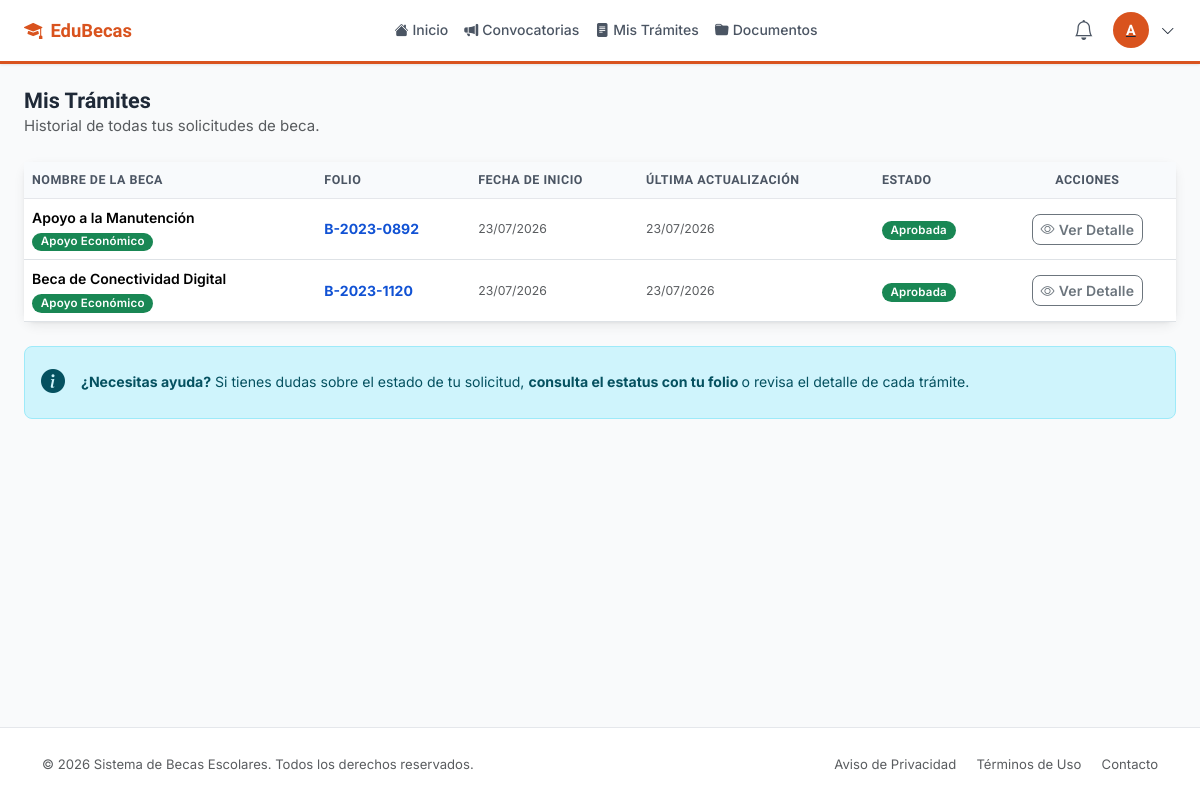
Screenshot of /index.php?c=student&a=tramites (signed in) with the database file from the repository.
### tables this page shows
CREATE TABLE IF NOT EXISTS `solicitudes` (
    `id`             INT UNSIGNED     NOT NULL AUTO_INCREMENT,
    `folio`          VARCHAR(20)      NOT NULL,
    `usuario_id`     INT UNSIGNED     NOT NULL,
    `beca_id`        INT UNSIGNED     NOT NULL,
    `estado`         ENUM('borrador','enviada','en_revision','aprobada','rechazada','cancelada') NOT NULL DEFAULT 'borrador',
    `paso_actual`    TINYINT UNSIGNED NOT NULL DEFAULT 1 COMMENT '1=Info personal, 2=Info académica, 3=Revisión',
    `comentarios`    TEXT             DEFAULT NULL COMMENT 'Comentarios del administrador',
    `motivo_rechazo` TEXT             DEFAULT NULL,
    `fecha_envio`    DATETIME         DEFAULT NULL,
    `fecha_resolucion` DATETIME       DEFAULT NULL,
    `revisado_por`   INT UNSIGNED     DEFAULT NULL,
    `created_at`     DATETIME         NOT NULL DEFAULT CURRENT_TIMESTAMP,
    `updated_at`     DATETIME         NOT NULL DEFAULT CURRENT_TIMESTAMP ON UPDATE CURRENT_TIMESTAMP,
    PRIMARY KEY (`id`),
    UNIQUE KEY `uq_solicitudes_folio` (`folio`),
    KEY `fk_solicitudes_usuario`  (`usuario_id`),
    KEY `fk_solicitudes_beca`     (`beca_id`),
    KEY `fk_solicitudes_revisor`  (`revisado_por`),
    CONSTRAINT `fk_solicitudes_usuario`  FOREIGN KEY (`usuario_id`)   REFERENCES `usuarios` (`id`),
    CONSTRAINT `fk_solicitudes_beca`     FOREIGN KEY (`beca_id`)      REFERENCES `becas` (`id`),
    CONSTRAINT `fk_solicitudes_revisor`  FOREIGN KEY (`revisado_por`) REFERENCES `usuarios` (`id`)
);

CREATE TABLE IF NOT EXISTS `becas` (
    `id`              INT UNSIGNED     NOT NULL AUTO_INCREMENT,
    `categoria_id`    TINYINT UNSIGNED NOT NULL,
    `nivel_id`        TINYINT UNSIGNED NOT NULL,
    `nombre`          VARCHAR(200)     NOT NULL,
    `descripcion`     TEXT             DEFAULT NULL,
    `monto`           DECIMAL(10,2)    NOT NULL DEFAULT 0.00,
    `tipo_monto`      ENUM('mensual','semestral','anual','pago_unico') NOT NULL DEFAULT 'mensual',
    `promedio_minimo` DECIMAL(3,1)     DEFAULT NULL,
    `cupo_maximo`     SMALLINT UNSIGNED DEFAULT NULL,
    `fecha_inicio`    DATE             NOT NULL,
    `fecha_fin`       DATE             NOT NULL,
    `fecha_publicacion` DATE           DEFAULT NULL,
    `estado`          ENUM('borrador','publicada','cerrada','suspendida') NOT NULL DEFAULT 'borrador',
    `imagen_url`      VARCHAR(255)     DEFAULT NULL,
    `requisitos`      TEXT             DEFAULT NULL,
    `documentos_req`  TEXT             DEFAULT NULL COMMENT 'JSON array of required document types',
    `creado_por`      INT UNSIGNED     NOT NULL,
    `created_at`      DATETIME         NOT NULL DEFAULT CURRENT_TIMESTAMP,
    `updated_at`      DATETIME         NOT NULL DEFAULT CURRENT_TIMESTAMP ON UPDATE CURRENT_TIMESTAMP,
    PRIMARY KEY (`id`),
    KEY `fk_becas_categoria` (`categoria_id`),
    KEY `fk_becas_nivel`     (`nivel_id`),
    KEY `fk_becas_creador`   (`creado_por`),
    CONSTRAINT `fk_becas_categoria` FOREIGN KEY (`categoria_id`) REFERENCES `categorias_beca` (`id`),
    CONSTRAINT `fk_becas_nivel`     FOREIGN KEY (`nivel_id`)     REFERENCES `niveles_educativos` (`id`),
    CONSTRAINT `fk_becas_creador`   FOREIGN KEY (`creado_por`)   REFERENCES `usuarios` (`id`)
);

CREATE TABLE IF NOT EXISTS `categorias_beca` (
    `id`          TINYINT UNSIGNED NOT NULL AUTO_INCREMENT,
    `nombre`      VARCHAR(80)      NOT NULL,
    `color_badge` VARCHAR(30)      DEFAULT 'primary',
    `icono`       VARCHAR(60)      DEFAULT 'bi-bookmark-star',
    PRIMARY KEY (`id`)
);

### controllers/Controller.php (called while the page is built, shortened)
<?php
require_once dirname(__DIR__) . '/includes/Session.php';
require_once dirname(__DIR__) . '/includes/helpers.php';
abstract class Controller
{
    protected array $data = [];
    protected function render(string $view, array $data = []): void
    {
        $data = array_merge($this->data, $data);
        extract($data, EXTR_SKIP);
        $viewFile = dirname(__DIR__) . "/views/{$view}.php";
        require $viewFile;
    }
}

### controllers/StudentController.php (called while the page is built, shortened)
<?php
require_once __DIR__ . '/Controller.php';
require_once dirname(__DIR__) . '/models/SolicitudModel.php';
class StudentController extends Controller
{
    private SolicitudModel $solicitudModel;
    public function __construct()
    {
        $this->solicitudModel = new SolicitudModel();
    }
    public function tramites(): void
    {
        $userId      = Session::get('user_id');
        $solicitudes = $this->solicitudModel->porUsuario($userId);
        $this->render('student/tramites', [
            'title'       => 'Mis Trámites',
            'solicitudes' => $solicitudes,
            'flash'       => Session::getFlash('success'),
        ]);
    }
}

### index.php (called while the page is built, shortened)
<?php
require_once __DIR__ . '/includes/Database.php';
require_once __DIR__ . '/includes/Session.php';
require_once __DIR__ . '/includes/helpers.php';
$controllerName = strtolower($_GET['c'] ?? 'auth');
$actionName     = $_GET['a'] ?? '';
$controllerRoutes = $routes[$controllerName];
$route = $controllerRoutes[$actionName] ?? $controllerRoutes[''] ?? null;
$controller      = new $controllerClass();
$isPost = $_SERVER['REQUEST_METHOD'] === 'POST';
$method = ($isPost && isset($route['post'])) ? $route['post'] : $route['method'];
$controller->$method();

### includes/Database.php (called while the page is built, shortened)
<?php
class Database
{
    private static ?Database $instance = null;
    private PDO $pdo;
    private function __construct()
    {
        $dsn = sprintf(
            'mysql:host=%s;port=%d;dbname=%s;charset=%s',
            DB_HOST, DB_PORT, DB_NAME, DB_CHARSET
        );
        $options = [
            PDO::ATTR_ERRMODE            => PDO::ERRMODE_EXCEPTION,
            PDO::ATTR_DEFAULT_FETCH_MODE => PDO::FETCH_ASSOC,
            PDO::ATTR_EMULATE_PREPARES   => false,
        ];
        try {
            $this->pdo = new PDO($dsn, DB_USER, DB_PASS, $options);
        } catch (PDOException $e) {
            error_log('DB Connection error: ' . $e->getMessage());
            die(json_encode([
                'success' => false,
                'message' => 'Error de conexión a la base de datos. Por favor contacte al administrador.'
            ]));
        }
    }
    public static function getInstance(): Database
    {
        if (self::$instance === null) {
            self::$instance = new self();
        }
        return self::$instance;
    }
    public function query(string $sql, array $params = []): PDOStatement
    {
        $stmt = $this->pdo->prepare($sql);
        $stmt->execute($params);
        return $stmt;
    }
}

### includes/Session.php (called while the page is built, shortened)
<?php
class Session
{
    public static function get(string $key, $default = null)
    {
        return $_SESSION[$key] ?? $default;
    }
}

### models/Model.php (called while the page is built, shortened)
<?php
require_once dirname(__DIR__) . '/includes/Database.php';
abstract class Model
{
    public function __construct()
    {
        $this->db = Database::getInstance();
    }
}

### models/SolicitudModel.php (called while the page is built, shortened)
<?php
require_once __DIR__ . '/Model.php';
require_once dirname(__DIR__) . '/includes/helpers.php';
class SolicitudModel extends Model
{
    public function porUsuario(int $usuarioId): array
    {
        return $this->db->query(
            "SELECT s.*, b.nombre AS beca_nombre, b.monto, b.tipo_monto,
                    c.nombre AS categoria, c.color_badge
             FROM solicitudes s
             JOIN becas b ON b.id = s.beca_id
             JOIN categorias_beca c ON c.id = b.categoria_id
             WHERE s.usuario_id = ?
             ORDER BY s.updated_at DESC",
            [$usuarioId]
        )->fetchAll();
    }
}

### views/student/tramites.php (the view, shortened to what this page needs)
<?php
require_once BASE_PATH . '/includes/partials/head.php';
?>
<?php require_once BASE_PATH . '/includes/partials/navbar_student.php'; ?>
<main class="flex-grow-1">
    <div class="container-fluid px-4 py-4">
        <div class="page-header mb-4">
            <h2 class="page-title">Mis Trámites</h2>
            <p class="text-muted">Historial de todas tus solicitudes de beca.</p>
        </div>
        <div class="card card-shadow">
            <div class="card-body p-0">
                <div class="table-responsive">
                    <table class="table table-hover align-middle mb-0">
                        <thead class="table-light">
                            <tr>
                                <th>Nombre de la Beca</th>
                                <th>Folio</th>
                                <th>Fecha de Inicio</th>
                                <th>Última Actualización</th>
                                <th>Estado</th>
                                <th class="text-center">Acciones</th>
                            </tr>
                        </thead>
                        <tbody>
                        <?php foreach ($solicitudes as $sol): ?>
                        <tr>
                            <td>
                                <div class="fw-semibold"><?= e($sol['beca_nombre']) ?></div>
                                <span class="badge bg-<?= e($sol['color_badge']) ?> small">
                                    <?= e($sol['categoria']) ?>
                                </span>
                            </td>
                            <td class="fw-bold text-primary"><?= e($sol['folio']) ?></td>
                            <td class="small text-muted"><?= formatDate($sol['created_at']) ?></td>
                            <td class="small text-muted"><?= formatDate($sol['updated_at']) ?></td>
                            <td><?= badgeEstado($sol['estado']) ?></td>
                            <td class="text-center">
                                <?php if ($sol['estado'] === 'borrador'): ?>
                                <a href="<?= BASE_URL ?>/index.php?c=student&a=registroPaso<?= $sol['paso_actual'] ?>&solicitud_id=<?= $sol['id'] ?>"
                                   class="btn btn-sm btn-student">
                                    <i class="bi bi-pencil me-1"></i>Continuar
                                </a>
                                <?php else: ?>
                                <a href="<?= BASE_URL ?>/index.php?c=student&a=tramiteDetalle&id=<?= $sol['id'] ?>"
                                   class="btn btn-sm btn-outline-secondary">
                                    <i class="bi bi-eye me-1"></i>Ver Detalle
                                </a>
                                <?php endif; ?>
                            </td>
                        </tr>
                        <?php endforeach; ?>
                        </tbody>
                    </table>
                </div>
            </div>
        </div>
        <div class="alert alert-info mt-4 d-flex align-items-center">
            <i class="bi bi-info-circle-fill me-3 fs-4"></i>
            <div>
                <strong>¿Necesitas ayuda?</strong> Si tienes dudas sobre el estado de tu solicitud,
                <a href="<?= BASE_URL ?>/index.php?c=student&a=consultaEstatus" class="alert-link">
                    consulta el estatus con tu folio
                </a> o revisa el detalle de cada trámite.
            </div>
        </div>
    </div>
</main>
<?php require_once BASE_PATH . '/includes/partials/footer_student.php'; ?>
<?php require_once BASE_PATH . '/includes/partials/footer_scripts.php'; ?>

### includes/helpers.php (shortened to what this page needs)
<?php
function e(string $str): string
{
    return htmlspecialchars($str, ENT_QUOTES | ENT_SUBSTITUTE, 'UTF-8');
}
function formatDate(string $date, string $format = 'd/m/Y'): string
{
    return date($format, strtotime($date));
}
function badgeEstado(string $estado): string
{
    $map = [
        'borrador'    => ['secondary', 'Borrador'],
        'enviada'     => ['info',      'Enviada'],
        'en_revision' => ['warning',   'En Revisión'],
        'aprobada'    => ['success',   'Aprobada'],
        'rechazada'   => ['danger',    'Rechazada'],
        'cancelada'   => ['dark',      'Cancelada'],
    ];
    [$color, $label] = $map[$estado] ?? ['secondary', ucfirst($estado)];
    return "<span class=\"badge bg-{$color}\">" . e($label) . "</span>";
}

### assets/css/style.css (style rules this page uses)
:root { --primary: #1152d4; --primary-dark: #0d3b9e; --primary-light: #e8efff; --accent: #d9531e; --accent-dark: #b84418; --accent-light: #fff3ec; --text-dark: #1f2937; --text-muted: #4b5563; --text-subtle: #94a3b8; --border: #e5e7eb; --bg: #f9fafb; --bg-card: #ffffff; --sidebar-bg: #101622; --sidebar-w: 260px; --shadow-sm: 0 1px 3px rgba(0,0,0,.06), 0 1px 2px rgba(0,0,0,.04); --shadow: 0 4px 12px rgba(0,0,0,.07), 0 1px 3px rgba(0,0,0,.05); --shadow-lg: 0 10px 30px rgba(0,0,0,.10), 0 2px 8px rgba(0,0,0,.06); --radius-sm: 6px; --radius: 8px; --radius-lg: 12px; --radius-xl: 16px; --font-heading: 'Lexend', sans-serif; --font-body: 'Inter', 'Lexend', sans-serif; }
*, *::before, *::after { box-sizing: border-box; }
body { font-family: var(--font-body); font-size: .9375rem; color: var(--text-dark); background: var(--bg); line-height: 1.6; -webkit-font-smoothing: antialiased; }
h1, h2, h3, h4, h5, h6, .h1, .h2, .h3, .h4, .h5, .h6, .font-heading { font-family: var(--font-heading); font-weight: 700; color: var(--text-dark); }
a { text-decoration: none; }
.text-primary { color: var(--primary) !important; }
.btn { font-family: var(--font-body); font-weight: 600; letter-spacing: .01em; transition: all .18s ease; }
.btn-outline-secondary { border-radius: var(--radius) !important; }
.card { border: 1px solid var(--border); border-radius: var(--radius-lg) !important; box-shadow: var(--shadow-sm); background: var(--bg-card); }
.card-shadow { border: none; border-radius: var(--radius-lg) !important; box-shadow: var(--shadow); background: var(--bg-card); }
.card-body { padding: 1.25rem; }
.table { font-size: .875rem; }
.table thead th { font-family: var(--font-heading); font-weight: 600; font-size: .78rem; letter-spacing: .04em; text-transform: uppercase; color: var(--text-muted); background: #f8fafc; border-bottom: 1px solid var(--border); }
.badge { font-family: var(--font-body); font-weight: 600; border-radius: 20px; padding: .3em .75em; font-size: .72rem; letter-spacing: .02em; }
.page-title { font-family: var(--font-heading); font-size: 1.35rem; font-weight: 700; margin: 0; }
.alert { border-radius: var(--radius) !important; font-size: .88rem; border-width: 1px; }

### rows the page displays
solicitudes: beca.nombre "Apoyo a la Manutención", categorias_beca.nombre "Apoyo Económico", folio "B-2023-0892", created_at "23/07/2026", updated_at "23/07/2026"
solicitudes: beca.nombre "Beca de Conectividad Digital", categorias_beca.nombre "Apoyo Económico", folio "B-2023-1120", created_at "23/07/2026", updated_at "23/07/2026"

### other values shown
substr(Session::get('user_name', 'A'), 0, 1) "A"
